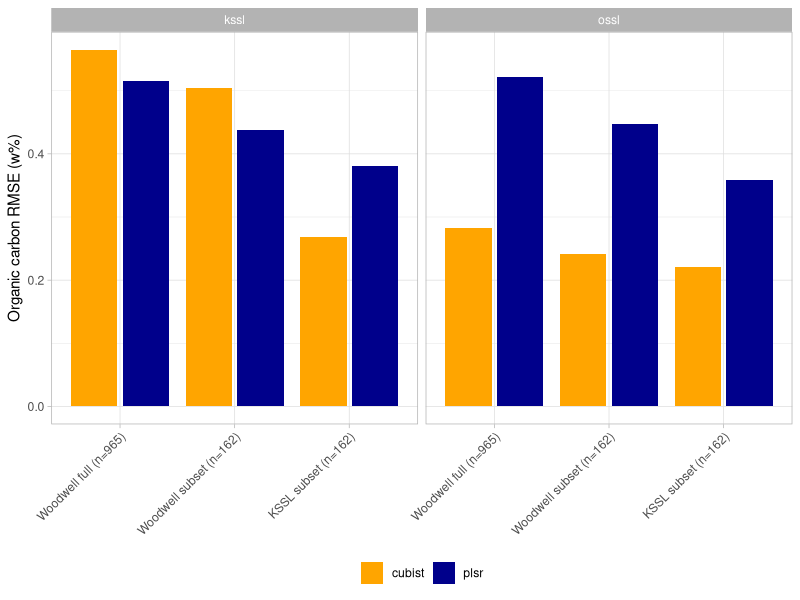
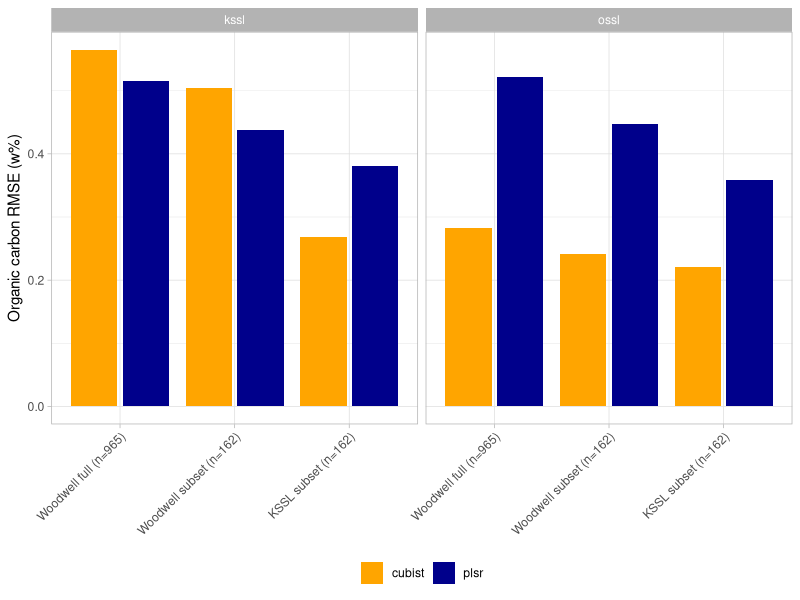

R code for these plots, in order:

library("tidyverse")
library("xtable")

# Long term research (LTR) sites dataset

performance <- read_csv("performance/ltr_performance_ossl_paper.csv", show_col_types = F)

# Visualization

selected.test <- c("Woodwell full (n=965)",
                   "Woodwell subset (n=162)",
                   "KSSL subset (n=162)")

p.ltr.rmse <- performance %>%
  filter(test %in% selected.test) %>%
  mutate(test = factor(test,
                       levels = selected.test)) %>%
  ggplot(aes(x = test, y = rmse, fill = model_type)) +
  facet_wrap(~subset_type, ncol = 2) +
  geom_col(position = "dodge2") +
  scale_fill_manual(values = c("orange", "darkblue")) +
  labs(x = NULL, y = "Organic carbon RMSE (w%)", fill = NULL) +
  theme_light() +
  theme(legend.position = "bottom",
        axis.text.x = element_text(angle = 45, vjust = 1, hjust = 1)); p.ltr.rmse

ggsave("outputs/plot_ltr_mir_organic_carbon.png", p.ltr.rmse,
       dpi = 300, width = 6, height = 5, units = "in", scale = 1)

## Table
performance %>%
  select(-soil_property) %>%
  select(test, everything()) %>%
  arrange(test) %>%
  xtable(., include.rownames=FALSE)
